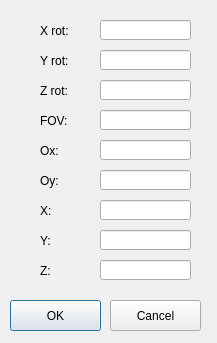
<?xml version="1.0" encoding="UTF-8"?>
<ui version="4.0">
 <class>CameraDialog</class>
 <widget class="QDialog" name="CameraDialog">
  <property name="geometry">
   <rect>
    <x>0</x>
    <y>0</y>
    <width>217</width>
    <height>343</height>
   </rect>
  </property>
  <property name="windowTitle">
   <string>CameraDialog</string>
  </property>
  <widget class="QPushButton" name="pushButtonOK">
   <property name="geometry">
    <rect>
     <x>10</x>
     <y>300</y>
     <width>91</width>
     <height>31</height>
    </rect>
   </property>
   <property name="text">
    <string>OK</string>
   </property>
  </widget>
  <widget class="QPushButton" name="pushButtonCancel">
   <property name="geometry">
    <rect>
     <x>110</x>
     <y>300</y>
     <width>91</width>
     <height>31</height>
    </rect>
   </property>
   <property name="text">
    <string>Cancel</string>
   </property>
  </widget>
  <widget class="QLabel" name="label">
   <property name="geometry">
    <rect>
     <x>40</x>
     <y>20</y>
     <width>47</width>
     <height>21</height>
    </rect>
   </property>
   <property name="text">
    <string>X rot:</string>
   </property>
  </widget>
  <widget class="QLineEdit" name="lineEditXRot">
   <property name="geometry">
    <rect>
     <x>100</x>
     <y>20</y>
     <width>91</width>
     <height>20</height>
    </rect>
   </property>
  </widget>
  <widget class="QLabel" name="label_2">
   <property name="geometry">
    <rect>
     <x>40</x>
     <y>50</y>
     <width>47</width>
     <height>21</height>
    </rect>
   </property>
   <property name="text">
    <string>Y rot:</string>
   </property>
  </widget>
  <widget class="QLineEdit" name="lineEditYRot">
   <property name="geometry">
    <rect>
     <x>100</x>
     <y>50</y>
     <width>91</width>
     <height>20</height>
    </rect>
   </property>
  </widget>
  <widget class="QLabel" name="label_3">
   <property name="geometry">
    <rect>
     <x>40</x>
     <y>80</y>
     <width>47</width>
     <height>21</height>
    </rect>
   </property>
   <property name="text">
    <string>Z rot:</string>
   </property>
  </widget>
  <widget class="QLineEdit" name="lineEditZRot">
   <property name="geometry">
    <rect>
     <x>100</x>
     <y>80</y>
     <width>91</width>
     <height>20</height>
    </rect>
   </property>
  </widget>
  <widget class="QLabel" name="label_4">
   <property name="geometry">
    <rect>
     <x>40</x>
     <y>110</y>
     <width>47</width>
     <height>21</height>
    </rect>
   </property>
   <property name="text">
    <string>FOV:</string>
   </property>
  </widget>
  <widget class="QLineEdit" name="lineEditFOV">
   <property name="geometry">
    <rect>
     <x>100</x>
     <y>110</y>
     <width>91</width>
     <height>20</height>
    </rect>
   </property>
  </widget>
  <widget class="QLabel" name="label_5">
   <property name="geometry">
    <rect>
     <x>40</x>
     <y>140</y>
     <width>47</width>
     <height>21</height>
    </rect>
   </property>
   <property name="text">
    <string>Ox:</string>
   </property>
  </widget>
  <widget class="QLineEdit" name="lineEditOx">
   <property name="geometry">
    <rect>
     <x>100</x>
     <y>140</y>
     <width>91</width>
     <height>20</height>
    </rect>
   </property>
  </widget>
  <widget class="QLabel" name="label_6">
   <property name="geometry">
    <rect>
     <x>40</x>
     <y>170</y>
     <width>47</width>
     <height>21</height>
    </rect>
   </property>
   <property name="text">
    <string>Oy:</string>
   </property>
  </widget>
  <widget class="QLineEdit" name="lineEditOy">
   <property name="geometry">
    <rect>
     <x>100</x>
     <y>170</y>
     <width>91</width>
     <height>20</height>
    </rect>
   </property>
  </widget>
  <widget class="QLabel" name="label_7">
   <property name="geometry">
    <rect>
     <x>40</x>
     <y>200</y>
     <width>47</width>
     <height>21</height>
    </rect>
   </property>
   <property name="text">
    <string>X:</string>
   </property>
  </widget>
  <widget class="QLineEdit" name="lineEditX">
   <property name="geometry">
    <rect>
     <x>100</x>
     <y>200</y>
     <width>91</width>
     <height>20</height>
    </rect>
   </property>
  </widget>
  <widget class="QLabel" name="label_8">
   <property name="geometry">
    <rect>
     <x>40</x>
     <y>230</y>
     <width>47</width>
     <height>21</height>
    </rect>
   </property>
   <property name="text">
    <string>Y:</string>
   </property>
  </widget>
  <widget class="QLineEdit" name="lineEditY">
   <property name="geometry">
    <rect>
     <x>100</x>
     <y>230</y>
     <width>91</width>
     <height>20</height>
    </rect>
   </property>
  </widget>
  <widget class="QLabel" name="label_9">
   <property name="geometry">
    <rect>
     <x>40</x>
     <y>260</y>
     <width>47</width>
     <height>21</height>
    </rect>
   </property>
   <property name="text">
    <string>Z:</string>
   </property>
  </widget>
  <widget class="QLineEdit" name="lineEditZ">
   <property name="geometry">
    <rect>
     <x>100</x>
     <y>260</y>
     <width>91</width>
     <height>20</height>
    </rect>
   </property>
  </widget>
 </widget>
 <layoutdefault spacing="6" margin="11"/>
 <resources/>
 <connections/>
</ui>
